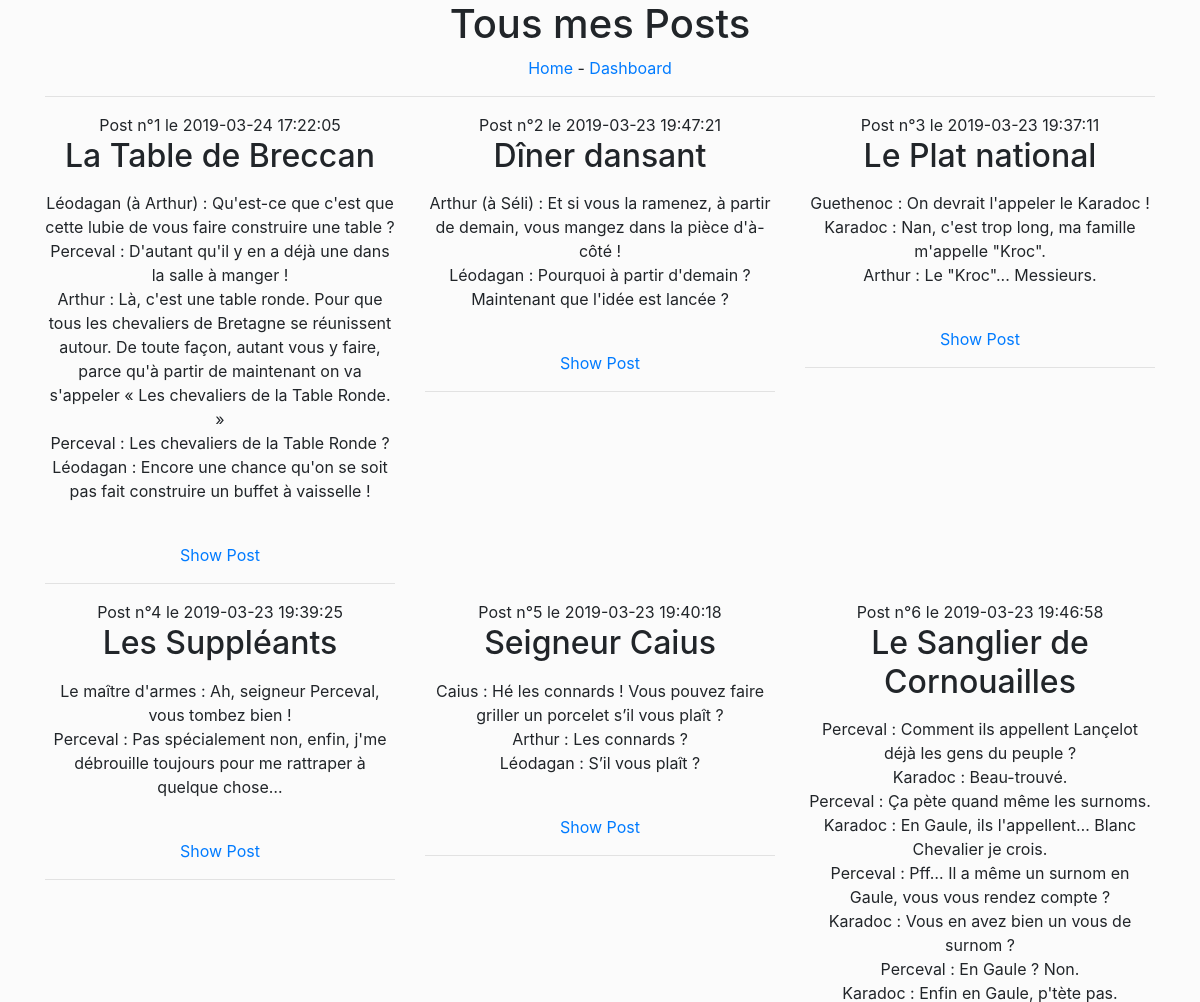
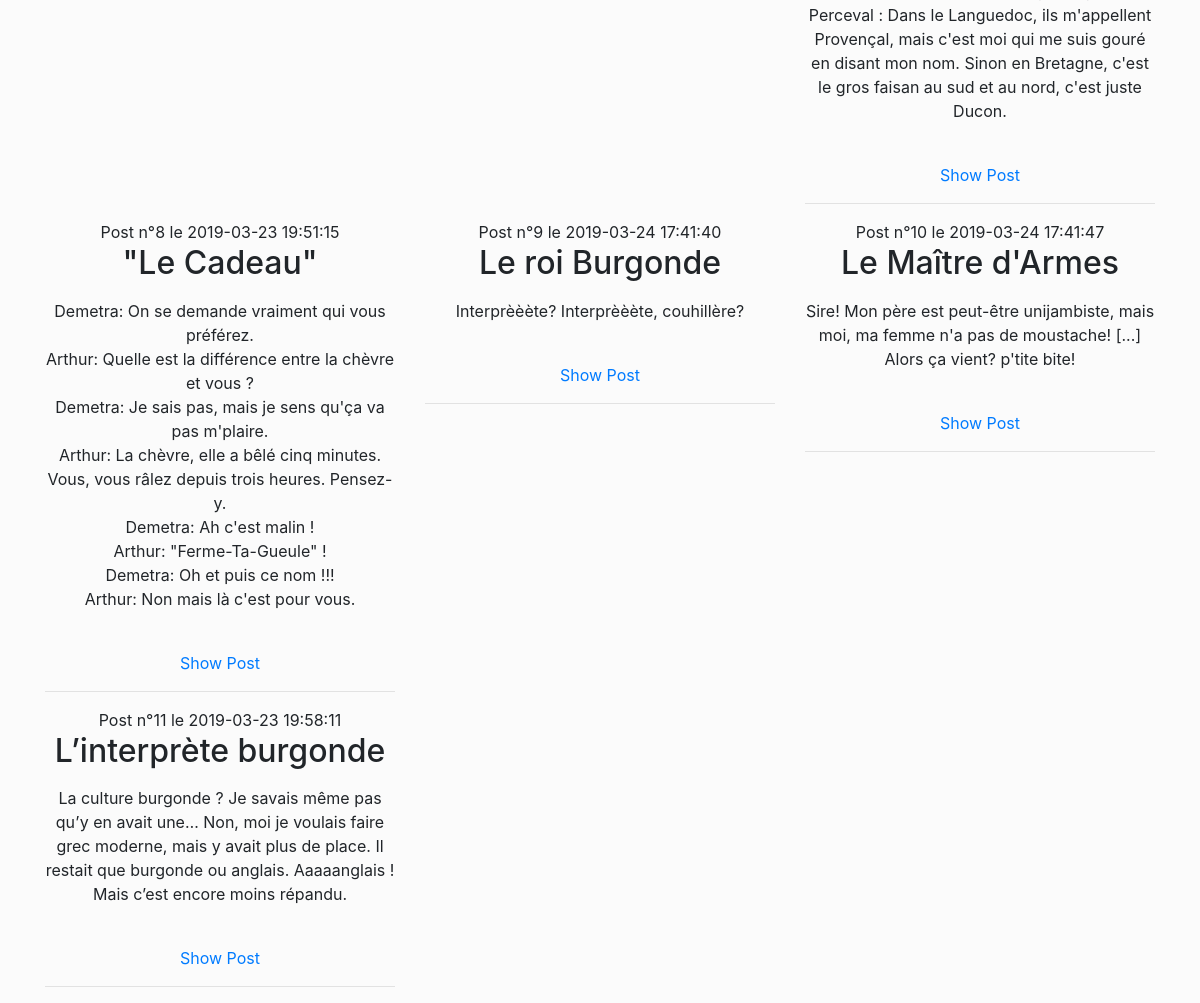
/blogFromScratch/index.php?route=allposts, run on the app's committed database (2 pictures, top to bottom).
### tables this page shows
CREATE TABLE IF NOT EXISTS `posts` (
  `id` int(11) NOT NULL AUTO_INCREMENT,
  `title` varchar(255) NOT NULL,
  `post` text NOT NULL,
  `create_date` datetime NOT NULL DEFAULT CURRENT_TIMESTAMP,
  PRIMARY KEY (`id`)
);

### blogFromScratch/Controller/MainController.php (called while the page is built, shortened)
<?php
class MainController{
  private $modelObject;
  public function __construct(){
    $this->bddObject = new BDDConnect();
    $this->modelObject = new Model( $this->bddObject->getConnect());
  }
  public function showAllPosts(){
    $datas = $this->modelObject->getAllPosts();
    include('Views/homeAllPosts.php');
  }
}

### blogFromScratch/index.php (called while the page is built, shortened)
<?php
	require('Controller/BDDConnect.php');
	require('Controller/MainController.php');
	require('Controller/model.php');
	$myRouter = new Router();
	$myRouter->checkRoute();
 ?>

### blogFromScratch/Controller/BDDConnect.php (called while the page is built, shortened)
<?php
class BDDconnect
{
    private $BDDName = 'posts';
  private $IdMyAdmin = 'root';
  private $PwdMyAdmin = 'FUdYla3dPuA8u2qh';
  private $db;
	public function getConnect()
	{
		return $this->db;
	}
	private function BDDConnect()
	{
		try
		{
			$this->db = new PDO('mysql:host=localhost;dbname='.$this->BDDName.';charset=utf8', $this->IdMyAdmin , $this->PwdMyAdmin);
		}
		catch (PDOException $e)
		{
			echo 'Connexion échouée : ' . $e->getMessage();
		}
	}
}

### blogFromScratch/Controller/model.php (called while the page is built, shortened)
<?php
class Model{
  private $dbConnect;
  public function __construct($dbConnect){
    $this->dbConnect = $dbConnect;
  }
  public function getAllPosts(){
    $sql = 'SELECT * FROM posts';
    $req = $this->dbConnect->query($sql);
    $result = $req->fetchAll(PDO::FETCH_OBJ);
    return $result;
  }
}

### blogFromScratch/Views/homeAllPosts.php (the view, shortened to what this page needs)
<!DOCTYPE html>
<html lang="fr" dir="ltr">
<head>
  <link rel="stylesheet" href="https://maxcdn.bootstrapcdn.com/bootstrap/4.0.0/css/bootstrap.min.css">
    <link rel="stylesheet" href="css/style.css">
</head>
<body>
  <div class="container">
    <div class="row text-center">
      <div class="col-lg-12">
        <h1>Tous mes Posts</h1>
          <a href="?route=home">Home</a>
         - <a href="?route=bo">Dashboard</a>
        <br>
        <hr>
        <article class="row">
            <?php
            for ($i=0; $i< count($datas); $i++){
              $id = $datas[$i]->id;
              echo '<div class="col-4">Post n°'.$datas[$i]->id;
              echo ' le '.$datas[$i]->create_date;
              echo '<h2>'.substr($datas[$i]->title, 0, 50).'</h2>';
              echo '<p>'.$datas[$i]->post.'</p>';
              echo '<br>';
              echo '<a href="index.php?route=onePost&id='.$id.'">Show Post</a>';
              echo '<hr></div>';
            }
            ?>
        </article>
      </div>
    </div>
  </div>
</body>
</html>

### blogFromScratch/css/style.css (style rules this page uses)
body { background-color: rgba(216, 216, 216, 0.09); }

### data on the page
posts: id "1", create_date "2019-03-24 17:22:05", title "La Table de Breccan", post "Léodagan (à Arthur) : Qu'est-ce que c'est que cette lubie de vous faire construire une table ? Perceval : D'autant qu'il y en a déjà une dans la salle à manger ! Arthur : Là, c'est une table ronde. Pour que tous les chevaliers de Bretagne se réunissent autour. De toute façon, autant vous y faire, parce qu'à partir de maintenant on va s'appeler « Les chevaliers de la Table Ronde. » Perceval : Les chevaliers de la Table Ronde ? Léodagan : Encore une chance qu'on se soit pas fait construire un buffet à vaisselle !"
posts: id "2", create_date "2019-03-23 19:47:21", title "Dîner dansant", post "Arthur (à Séli) : Et si vous la ramenez, à partir de demain, vous mangez dans la pièce d'à-côté ! Léodagan : Pourquoi à partir d'demain ? Maintenant que l'idée est lancée ?"
posts: id "3", create_date "2019-03-23 19:37:11", title "Le Plat national", post "Guethenoc : On devrait l'appeler le Karadoc ! Karadoc : Nan, c'est trop long, ma famille m'appelle \"Kroc\". Arthur : Le \"Kroc\"... Messieurs."
posts: id "4", create_date "2019-03-23 19:39:25", title "Les Suppléants", post "Le maître d'armes : Ah, seigneur Perceval, vous tombez bien ! Perceval : Pas spécialement non, enfin, j'me débrouille toujours pour me rattraper à quelque chose…"
posts: id "5", create_date "2019-03-23 19:40:18", title "Seigneur Caius", post "Caius : Hé les connards ! Vous pouvez faire griller un porcelet s’il vous plaît ? Arthur : Les connards ? Léodagan : S’il vous plaît ?"
posts: id "6", create_date "2019-03-23 19:46:58", title "Le Sanglier de Cornouailles", post "Perceval : Comment ils appellent Lançelot déjà les gens du peuple ? Karadoc : Beau-trouvé. Perceval : Ça pète quand même les surnoms. Karadoc : En Gaule, ils l'appellent… Blanc Chevalier je crois. Perceval : Pff… Il a même un surnom en Gaule, vous vous rendez compte ? Karadoc : Vous en avez bien un vous de surnom ? Perceval : En Gaule ? Non. Karadoc : Enfin en Gaule, p'tète pas. Perceval : Dans le Languedoc, ils m'appellent Provençal, mais c'est moi qui me suis gouré en disant mon nom. Sinon en Bretagne, c'est le gros faisan au sud et au nord, c'est juste Ducon."
posts: id "8", create_date "2019-03-23 19:51:15", title "\"Le Cadeau\"", post "Demetra: On se demande vraiment qui vous préférez. Arthur: Quelle est la différence entre la chèvre et vous ? Demetra: Je sais pas, mais je sens qu'ça va pas m'plaire. Arthur: La chèvre, elle a bêlé cinq minutes. Vous, vous râlez depuis trois heures. Pensez-y. Demetra: Ah c'est malin ! Arthur: \"Ferme-Ta-Gueule\" ! Demetra: Oh et puis ce nom !!! Arthur: Non mais là c'est pour vous."
posts: id "9", create_date "2019-03-24 17:41:40", title "Le roi Burgonde", post "Interprèèète? Interprèèète, couhillère?"
posts: id "10", create_date "2019-03-24 17:41:47", title "Le Maître d'Armes", post "Sire! Mon père est peut-être unijambiste, mais moi, ma femme n'a pas de moustache! [...] Alors ça vient? p'tite bite!"
posts: id "11", create_date "2019-03-23 19:58:11", title "L’interprète burgonde", post "La culture burgonde ? Je savais même pas qu’y en avait une… Non, moi je voulais faire grec moderne, mais y avait plus de place. Il restait que burgonde ou anglais. Aaaaanglais ! Mais c’est encore moins répandu."
